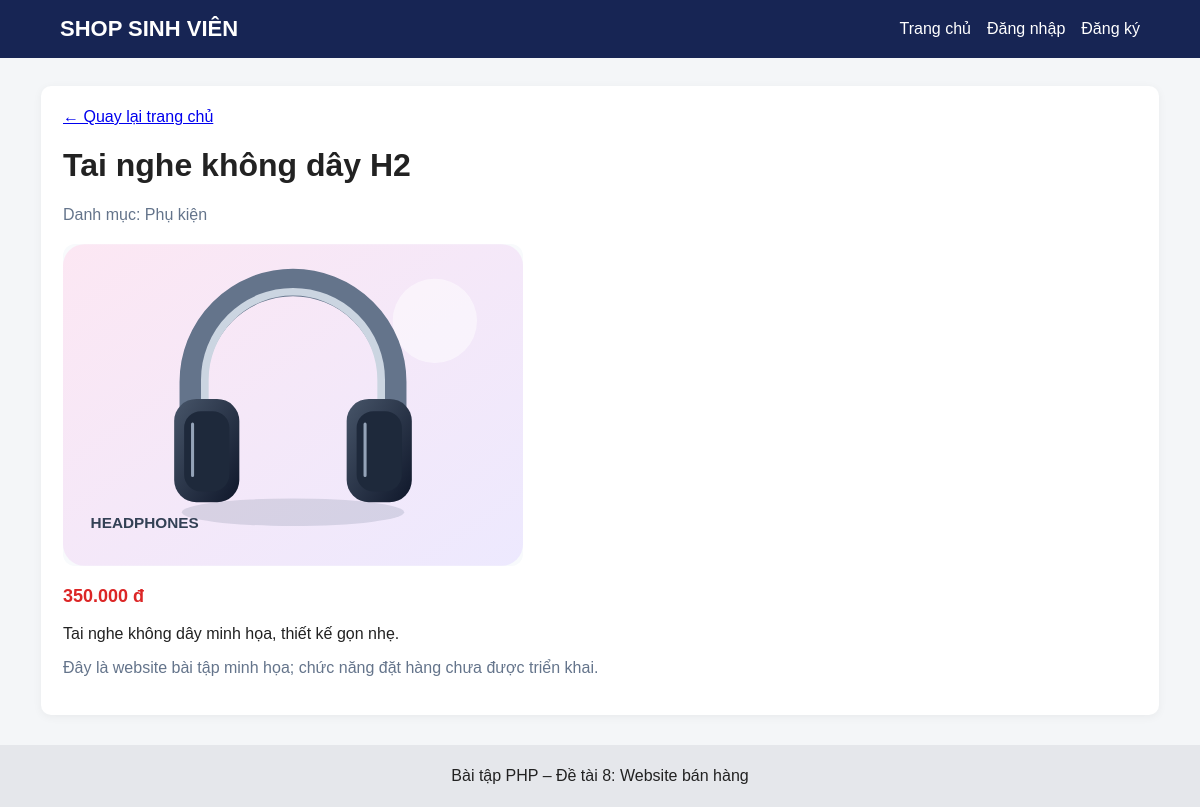
The app's page /product.php?id=3 with its own data.
### tables this page shows
CREATE TABLE IF NOT EXISTS products (
 id INT AUTO_INCREMENT PRIMARY KEY,
 name VARCHAR(200) NOT NULL,
 description TEXT,
 price DECIMAL(12,2) NOT NULL DEFAULT 0,
 image VARCHAR(255) DEFAULT '',
 category_id INT NOT NULL,
 created_at TIMESTAMP DEFAULT CURRENT_TIMESTAMP,
 FOREIGN KEY (category_id) REFERENCES categories(id) ON DELETE CASCADE
);

CREATE TABLE IF NOT EXISTS categories (
 id INT AUTO_INCREMENT PRIMARY KEY,
 name VARCHAR(100) NOT NULL
);

### product.php (the view)
<?php
require_once __DIR__ . '/config/database.php';
$id = (int)($_GET['id'] ?? 0);
$stmt = $conn->prepare('SELECT p.*, c.name AS category_name FROM products p JOIN categories c ON p.category_id=c.id WHERE p.id=?');
$stmt->execute([$id]); $product = $stmt->fetch();
require_once __DIR__ . '/includes/header.php';
if (!$product) { echo '<div class="error">Không tìm thấy sản phẩm.</div>'; } else { ?>
<div class="panel"><a href="index.php">← Quay lại trang chủ</a><h1><?= htmlspecialchars($product['name']) ?></h1><p class="muted">Danh mục: <?= htmlspecialchars($product['category_name']) ?></p><img class="detail-image" src="<?= htmlspecialchars($product['image'] ?: 'assets/images/phone.svg') ?>" alt="<?= htmlspecialchars($product['name']) ?>" onerror="this.onerror=null;this.src='assets/images/phone.svg'"><p class="price"><?= number_format($product['price'],0,',','.') ?> đ</p><p><?= nl2br(htmlspecialchars($product['description'] ?? '')) ?></p><p class="muted">Đây là website bài tập minh họa; chức năng đặt hàng chưa được triển khai.</p></div>
<?php } require_once __DIR__ . '/includes/footer.php'; ?>

### assets/style.css (style rules this page uses)
* { box-sizing:border-box }
body { margin:0;font-family:Arial,sans-serif;background:#f4f6f8;color:#222 }
.panel,.form-box { background:white;padding:22px;border-radius:10px;box-shadow:0 2px 10px #0000000d;margin-bottom:22px }
.detail-image { width:min(100%,460px);max-height:360px;object-fit:contain;display:block;background:#f8fafc;border-radius:12px;margin:20px 0 }
.price { font-weight:bold;color:#dc2626;font-size:18px }
.muted { color:#64748b }

### records on screen
products: name "Tai nghe không dây H2", category.name "Phụ kiện", image (picture), price "350.000", description "Tai nghe không dây minh họa, thiết kế gọn nhẹ."
